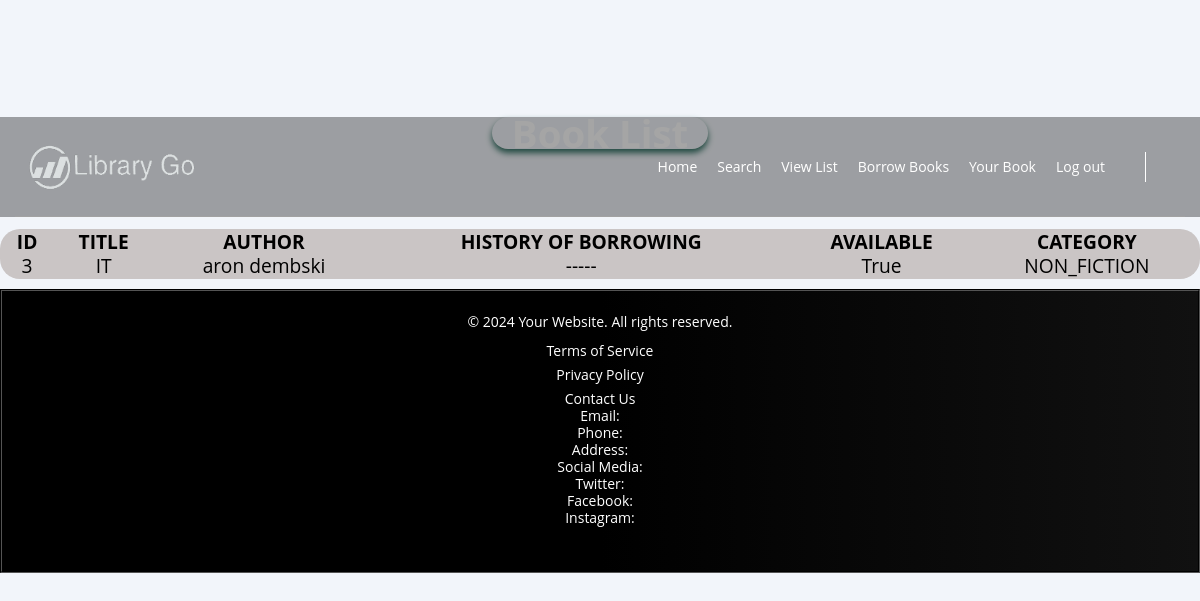
Page /userViewList/ on the earlier database version.
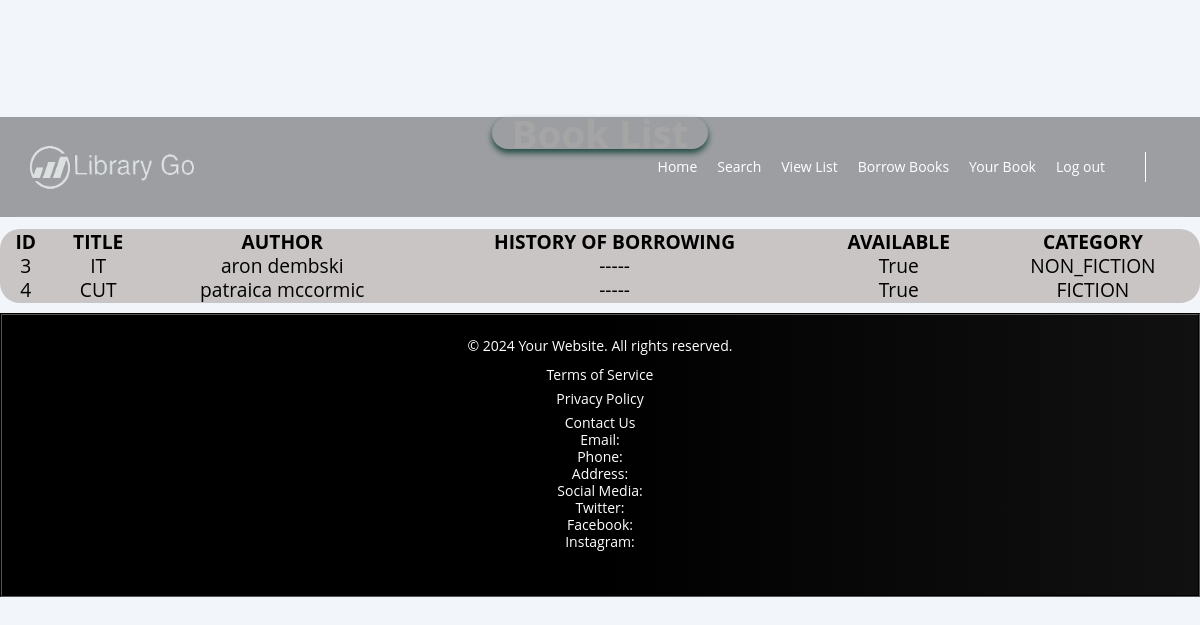
Same page on the later database version.
### workingApp/models.py (models this page shows, shortened)
class Book(models.Model):
    BOOK_CATEGORIES = (
        ('FICTION', 'Fiction'),
        ('NON_FICTION', 'Non-fiction'),
        ('SCIENCE', 'Science'),
        ('HISTORY', 'History'),
        ('BIOGRAPHY', 'Biography'),
    )
    id = models.IntegerField(primary_key=True)
    title = models.CharField(max_length=200)
    author = models.CharField(max_length=100)
    image = models.ImageField(upload_to='photo', blank=True, null=True)
    details = models.TextField(null=True, blank=True)
    available = models.BooleanField(default=True)
    category = models.CharField(max_length=100, choices=BOOK_CATEGORIES)
    borrowingDate=models.TimeField(null=True)

### workingApp/views.py (the view)
# urls.py: path('userViewList/',views.userViewList,name='userViewList'),
def userViewList(request):
    context={
        'books': Book.objects.all(),
    }
    return render(request, 'pages/userViewList.html',context)

### templates/pages/userViewList.html (shortened to what this page needs)
{%load static%}
<!DOCTYPE html>
<html lang="en">
    <head>
        <link rel="stylesheet" href="{% static 'css/normalize.css' %} ">
        <link rel="stylesheet" href="{% static 'css/all.min.css' %}">
        <link rel="stylesheet" href="{% static  'css/userViweListStyle.css' %}">
    </head>
    <body>
        {% include 'header.html' %}
            <h1 class="add">Book List</h1>
        <div class="outputs">
            <div class="searchBlock">
                <table class="dash">
                    <tr>
                        <th>Id</th>
                        <th>Title</th>
                        <th>Author</th>
                        <th>History of borrowing</th>
                        <th>Available</th>
                        <th>Category</th>
                    </tr>
                    {% for book in books %}
                    <tbody id="tbody">
                        <tr>
                            <td>{{book.id}}</td>
                            <td>{{book.title}}</td>
                            <td>{{book.author}}</td>
                            {% if book.borrowingDate %}
                            <td>{{ book.borrowingDate|date:"d/m/Y" }}</td>
                        {% else %}
                            <td>-----</td>
                        {% endif %}
                            <td>{{book.available}}</td>
                            <td>{{book.category}}</td>
                        </tr>
                    </tbody>
                    {% endfor %}
                </table>
            </div>
    {% include 'footer.html' %}
    </body>
</html>

Differences in the rows shown:
added Book: id "4", title "CUT", author "patraica mccormic", available "True", category "FICTION"
